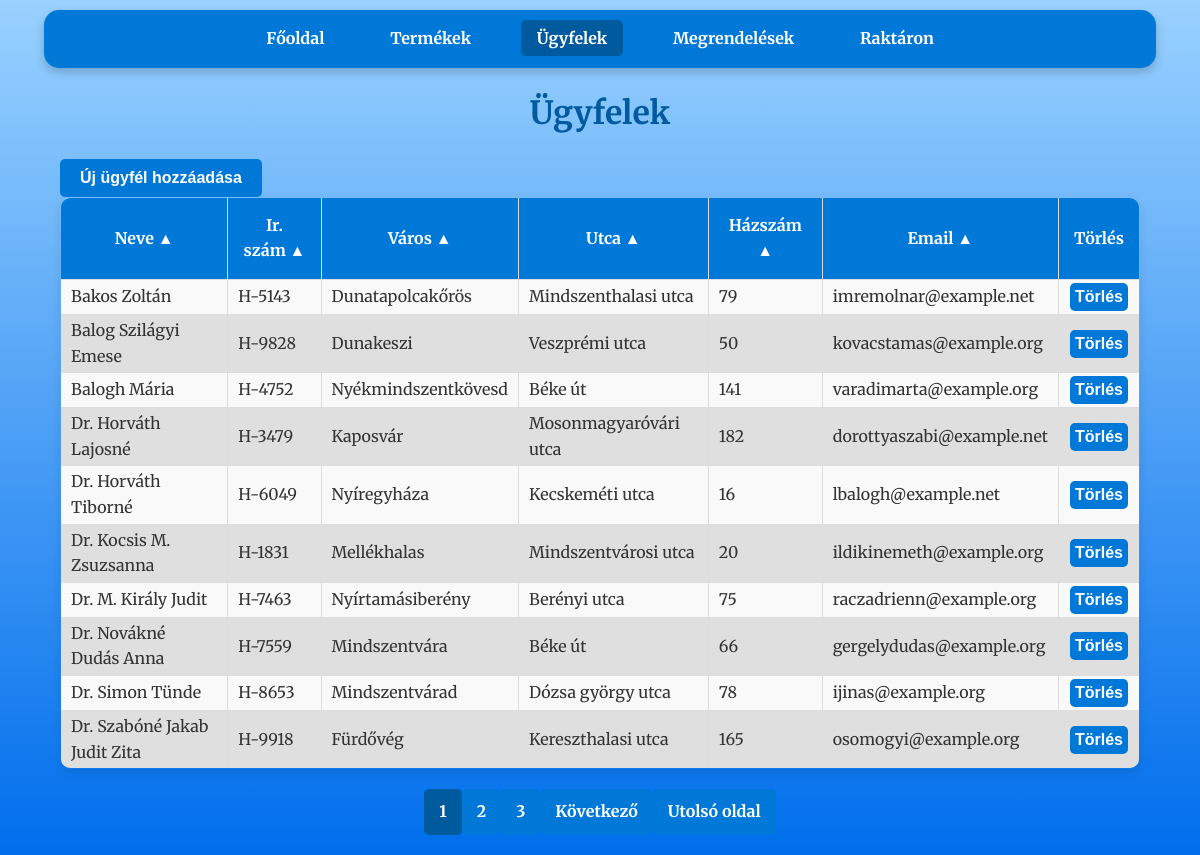
Page /customers on the committed database.
### tables this page shows
CREATE TABLE customers (
                    id INTEGER PRIMARY KEY,
                    nev TEXT NOT NULL,
                    iranyitoszam TEXT NOT NULL,
                    varos TEXT NOT NULL,
                    utca TEXT NOT NULL,
                    hazszam TEXT NOT NULL,
                    email TEXT NOT NULL UNIQUE);

### raktar_program-master/app.py (the view)
@app.route('/customers', methods=['GET'])
def customers():
    per_page = 10  # Egy oldalon megjelenő elemek száma
    page = int(request.args.get('page', 1))  # Az aktuális oldal lekérése (alapértelmezett: 1)
    offset = (page - 1) * per_page  # Az eltolás számítása
    order_by = str(request.args.get('order_by', 'nev'))
    desc = request.args.get('desc', 'false').lower() in ('true', '1')
    valid_columns = {'nev', 'iranyitoszam', 'varos', 'utca', 'hazszam', 'email'}
    if order_by not in valid_columns:
        raise ValueError("Invalid column name for ordering.") #Elkerüljük az SQL injection-t
    if desc:
        descending = 'DESC'
    if not desc:
        descending = ''
    conn = get_db_connection()
    customers = conn.execute(
        f'SELECT * FROM customers ORDER BY {order_by} {descending} LIMIT ? OFFSET ?', (per_page, offset)
    ).fetchall()
    total_customers = conn.execute('SELECT COUNT(*) FROM customers').fetchone()[0]
    conn.close()
    total_pages = (total_customers + per_page - 1) // per_page  # Összes oldal száma
    start_page = max(1, page - 2)  # Az aktuális oldalhoz képest 2-vel hátrébb
    end_page = min(total_pages, page + 2)  # Az aktuális oldalhoz képest 2-vel előrébb
    return render_template(
        'customers.html',
        customers=customers,
        page=page,
        order_by=order_by,
        desc=desc,
        total_pages=total_pages,
        start_page=start_page,
        end_page=end_page
    )

### raktar_program-master/app.py (called while the page is built)
def get_db_connection():
    conn = sqlite3.connect('database.db')
    conn.row_factory = sqlite3.Row
    return conn

### raktar_program-master/templates/customers.html (shortened to what this page needs)
<!DOCTYPE html>
<html lang="hu">
<head>
    <link rel="stylesheet" href="{{ url_for('static', filename='css/style.css') }}">
</head>
<body>
    <nav>
        <a href="{{ url_for('index') }}">Főoldal</a>
        <a href="{{ url_for('products') }}">Termékek</a>
        <a class="disabled">Ügyfelek</a>
        <a href="{{ url_for('orders') }}">Megrendelések</a>
        <a href="{{ url_for('stock') }}">Raktáron</a>
    </nav>
    <h1>Ügyfelek</h1>
    <div class="container">
        <a href="{{ url_for('add_customer') }}" class="button-wrapper">
            <button>Új ügyfél hozzáadása</button>
        </a>
        <table>
            <thead>
                <tr>
                    <th>
                        {% if order_by == 'nev' and desc %}
                        <a href="{{ url_for('customers', desc=0, order_by='nev', page=page) }}">Neve ▼</a>
                        {% else %}
                        <a href="{{ url_for('customers', desc=1, order_by='nev', page=page) }}">Neve ▲</a>
                        {% endif %}
                    </th>
                    <th>
                        {% if order_by == 'iranyitszam' and desc %}
                        <a href="{{ url_for('customers', desc=0, order_by='iranyitoszam', page=page) }}">Ir. szám ▼</a>
                        {% else %}
                        <a href="{{ url_for('customers', desc=1, order_by='iranyitoszam', page=page) }}">Ir. szám ▲</a>
                        {% endif %}
                    </th>
                    <th>
                        {% if order_by == 'varos' and desc %}
                        <a href="{{ url_for('customers', desc=0, order_by='varos', page=page) }}">Város ▼</a>
                        {% else %}
                        <a href="{{ url_for('customers', desc=1, order_by='varos', page=page) }}">Város ▲</a>
                        {% endif %}
                    </th>
                    <th>
                        {% if order_by == 'utca' and desc %}
                        <a href="{{ url_for('customers', desc=0, order_by='utca', page=page) }}">Utca ▼</a>
                        {% else %}
                        <a href="{{ url_for('customers', desc=1, order_by='utca', page=page) }}">Utca ▲</a>
                        {% endif %}
                    </th>
                    <th>
                        {% if order_by == 'hazszam' and desc %}
                        <a href="{{ url_for('customers', desc=0, order_by='hazszam', page=page) }}">Házszám ▼</a>
                        {% else %}
                        <a href="{{ url_for('customers', desc=1, order_by='hazszam', page=page) }}">Házszám ▲</a>
                        {% endif %}
                    </th>
                    <th>
                        {% if order_by == 'email' and desc %}
                        <a href="{{ url_for('customers', desc=0, order_by='email', page=page) }}">Email ▼</a>
                        {% else %}
                        <a href="{{ url_for('customers', desc=1, order_by='email', page=page) }}">Email ▲</a>
                        {% endif %}
                    </th>
                    <th>Törlés</th>
                </tr>
            </thead>
            <tbody>
                {% for customer in customers %}
                <tr>
                    <td>{{ customer.nev }}</td>
                    <td>{{ customer.iranyitoszam }}</td>
                    <td>{{ customer.varos }}</td>
                    <td>{{ customer.utca }}</td>
                    <td>{{ customer.hazszam }}</td>
                    <td>{{ customer.email }}</td>
                    <td>
                        <form action="{{ url_for('delete_customer', email=customer.email) }}" method="post">
                            <button type="submit">Törlés</button>
                        </form>
                    </td>
                </tr>
                {% endfor %}
            </tbody>
        </table>
    </div>
<div class="pagination">
    {% for p in range(start_page, end_page + 1) %}
        <a href="{{ url_for('customers', page=p) }}" class="{% if p == page %}active{% endif %}">{{ p }}</a>
    {% endfor %}
    {% if page < total_pages %}
        <a href="{{ url_for('customers', page=page+1) }}">Következő</a>
        <a href="{{ url_for('customers', page=total_pages) }}">Utolsó oldal</a>
    {% endif %}
</div>
</body>
</html>

### raktar_program-master/static/css/style.css (style rules this page uses)
body { font-family: 'Merriweather', serif; margin: 0; padding: 0; background: linear-gradient(to bottom, #99d1ff, #006eec); background-attachment: fixed; background-size: cover; color: #333; line-height: 1.6; }
body::before { content: ''; position: fixed; top: 0; left: 0; width: 100%; height: 100%; background-image: url('https://www.transparenttextures.com/patterns/cubes.png'); opacity: 0.4; z-index: -1; pointer-events: none; }
nav { background-color: #0078D7; color: #fff; padding: 1rem; margin: 10px auto; width: 90%; max-width: 1200px; border-radius: 15px; box-shadow: 0 4px 10px rgba(0, 0, 0, 0.2); text-align: center; }
nav a { color: white; text-decoration: none; margin: 0 15px; font-weight: bold; padding: 0.5rem 1rem; border-radius: 5px; transition: background-color 0.3s ease; }
nav a.disabled { background-color: #005a9e; }
h1 { text-align: center; margin: 20px 0; color: #005a9e; font-weight: 700; }
form { width: 90%; max-width: 600px; margin: 20px auto; background: white; padding: 20px; border-radius: 10px; box-shadow: 0 4px 10px rgba(0, 0, 0, 0.1); }
a.button-wrapper { display: inline-block; }
button { background-color: #0078D7; color: white; border: none; padding: 10px 20px; border-radius: 5px; font-weight: bold; cursor: pointer; font-size: 1rem; transition: background-color 0.3s ease; text-decoration: none; }
.container { width: 90%; margin: 20px auto; }
table { width: 100%; border-collapse: collapse; border-radius: 10px; overflow: hidden; box-shadow: 0 4px 10px rgba(0, 0, 0, 0.1); }
table, th, td { border: 1px solid #ddd; }
th { background-color: #0078D7; color: white; font-weight: bold; padding: 15px; }
th a { color: white; text-decoration: none; }
td { padding: 3px 10px; text-align: left; }
tr:nth-child(even) { background-color: #dfdfdf }
tr:nth-child(odd) { background-color: #f9f9f9 }
td form { width: 100%; margin: 0 0; background: transparent; text-align: center; padding: 0; border-radius: 10px; box-shadow: none; }
td form button { background-color: #0078D7; color: white; border: none; padding: 5px 5px; border-radius: 5px; font-weight: bold; cursor: pointer; font-size: 1rem; transition: background-color 0.3s ease; text-decoration: none; }
.pagination { display: flex; justify-content: center; align-items: center; margin: 20px 0; list-style-type: none; padding: 0; }
.pagination a { display: inline-block; padding: 10px 15px; text-decoration: none; background-color: #0078D7; color: white; font-weight: bold; border-radius: 5px; transition: background-color 0.3s ease; font-size: 1rem; }
.pagination a.active { background-color: #005a9e; cursor: default; }

### rows in the picture
customers: nev "Bakos Zoltán", iranyitoszam "H-5143", varos "Dunatapolcakőrös", utca "Mindszenthalasi utca", hazszam "79", email "imremolnar@example.net"
customers: nev "Balog Szilágyi Emese", iranyitoszam "H-9828", varos "Dunakeszi", utca "Veszprémi utca", hazszam "50", email "kovacstamas@example.org"
customers: nev "Balogh Mária", iranyitoszam "H-4752", varos "Nyékmindszentkövesd", utca "Béke út", hazszam "141", email "varadimarta@example.org"
customers: nev "Dr. Horváth Lajosné", iranyitoszam "H-3479", varos "Kaposvár", utca "Mosonmagyaróvári utca", hazszam "182", email "dorottyaszabi@example.net"
customers: nev "Dr. Horváth Tiborné", iranyitoszam "H-6049", varos "Nyíregyháza", utca "Kecskeméti utca", hazszam "16", email "lbalogh@example.net"
customers: nev "Dr. Kocsis M. Zsuzsanna", iranyitoszam "H-1831", varos "Mellékhalas", utca "Mindszentvárosi utca", hazszam "20", email "ildikinemeth@example.org"
customers: nev "Dr. M. Király Judit", iranyitoszam "H-7463", varos "Nyírtamásiberény", utca "Berényi utca", hazszam "75", email "raczadrienn@example.org"
customers: nev "Dr. Novákné Dudás Anna", iranyitoszam "H-7559", varos "Mindszentvára", utca "Béke út", hazszam "66", email "gergelydudas@example.org"
customers: nev "Dr. Simon Tünde", iranyitoszam "H-8653", varos "Mindszentvárad", utca "Dózsa györgy utca", hazszam "78", email "ijinas@example.org"
customers: nev "Dr. Szabóné Jakab Judit Zita", iranyitoszam "H-9918", varos "Fürdővég", utca "Kereszthalasi utca", hazszam "165", email "osomogyi@example.org"

### other values in the picture
{{ p }} "1" "2" "3"
